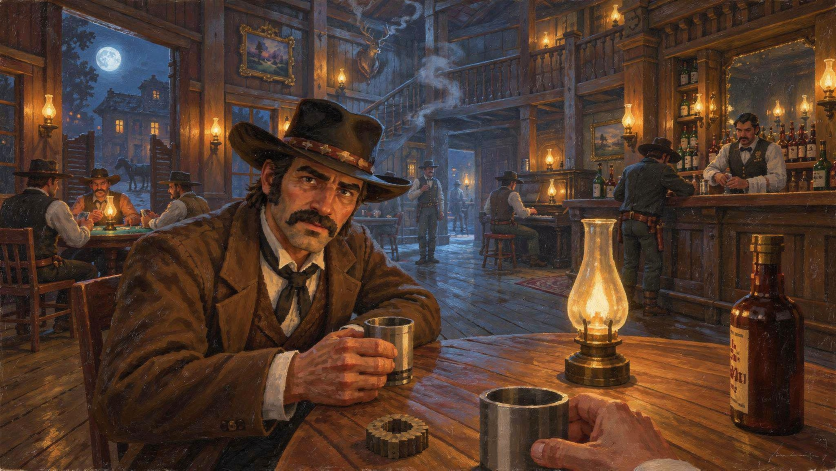
#> input picture docs/concept/saloon-painted.png, 1672 x 941 px (shown at 1/2 size)
$ python draw_table.py
#> lines starting #> are read from the running program, lines starting #| are printed output that depends on the picture; after the words box and inside, x2 and y2 are one past the last pixel; in counts of white or black regions, pixels touching at a corner belong together; pictures that were not available may be replaced by others from this repository, and a replacement may not be noted
### tools/textures/draw_road.py
"""The street's dirt drawn square by square, the way the street painting draws its road.

The painting's road (docs/concept/street-golden-hour.png, the foreground) is pale dust in big
squares that differ gently from one to the next, with two wheel tracks running down the middle of
the street (each groove a darker line with a lighter ridge beside it), and dark stones scattered
on it, each a square or two with a lit top. This draws the bold look's road tiles from those rules,
in the painting's colours with the light taken out (as draw_boards.py does):

    assets/textures/drawn/road_wide.png  the 8 m tile laid along the street (ground.gdshader), its
                                         middle row on the road's centre line, x along the street
    assets/textures/drawn/road.png       the 2 m tile shown through it in broad patches: dust and
                                         stones, no tracks

Both at TEXELS a metre, seamless: 32 since roadmap 1.4 (2026-10-15, "surfaces to the man": the
road's squares at the portrait man's face's and coat's, 36-48 a metre; it was 16, the bold look's,
four times his square at the same distance). Every size below is in 16ths of a metre and scaled
by S, so the tracks, clumps and stones are where and how big they were.

    python3 tools/textures/draw_road.py [--sheet]
"""
import argparse
from pathlib import Path

import numpy as np
from PIL import Image

from draw_boards import smooth_noise

ROOT = Path(__file__).resolve().parents[2]
PAINTING = ROOT / "docs/concept/street-golden-hour.png"
OUT = ROOT / "assets/textures/drawn"
SHEET = ROOT / "docs/screenshots/textures/drawn_road.png"

# The albedo the road's colours are laid round, how much of the painting's spread is kept and how
# much greyer than its lit colours (draw_boards.palette). The spread is pushed past the painting's:
# the game's low sun and haze take some back (at 1.0 the rendered road's squares were half as
# contrasted as the painting's).
# 1.4: greyer and calmer than before (albedo 0.68, 0.53, 0.39, contrast 1.0, grey 0.1): the rendered road was C* 53 to the
# painting's 37 and its square-to-square step 7.3 L* near the feet to the painting's 6.2 and the
# man's coat's 2 (tools/surface_squares.py).
SPEC = {"albedo": [0.64, 0.53, 0.43], "contrast": 0.8, "grey": 0.45}
# Where the painting's road squares are read (x0, y0, x1, y1 in the 1672-wide picture, the square's
# size there): the near road either side of the gun, and the road a few metres on.
SQUARES = [(420, 780, 800, 940, 14), (880, 780, 1180, 940, 14), (560, 650, 1000, 780, 9)]
# The palette's size: the painting's near road is about ten tones, 5 L* or so apart in its light
# half, wider in its darks (scuffs, stones, the ruts' bottoms).
PAL_STEPS = range(10)
# The dark share: the palette's tones below this share of the painting's squares are scattered as
# dark squares; the rest is the dust. JITTER: the dust's square-to-square spread against its clumps'.
DARK = 0.16
JITTER = 0.2
# The share of a groove's squares filled with dust.
GAPS = 0.15
TEXELS = 32  # a metre
S = TEXELS // 16
# The wheel tracks, in texels from the road's centre line (+ toward the saloon's side, z up): (where,
# how worn). The most used pair runs 2.2 m toward the saloon's side, under the street shot's feet
# (StreetMatch.FEET is 2.4 m off the centre line), so its grooves run out of the bottom of the frame
# toward the far end as the painting's do; a second pair on the centre line, a faint third beyond.
# A wagon's wheels are 1.5 m apart (24 texels).
GROOVES = [(23, 1.0), (47, 1.0), (-12, 0.7), (12, 0.7), (-50, 0.4), (-26, 0.4)]  # in 16ths, x S


# [21 lines left out: functions painting_squares, shares, not called in this run]


def field(w: int, h: int, cells: tuple, rng: np.random.Generator) -> np.ndarray:
    """Seamless value noise, the sum of octaves (cell size in texels, amplitude), about -0.5..0.5."""
    ys, xs = np.mgrid[0:h, 0:w]
    out = np.zeros((h, w))
    for cell, amp in cells:
        gh, gw = max(1, h // cell), max(1, w // cell)
        g = rng.random((gh, gw))
        gy, gx = ys / cell, xs / cell
        y0, x0 = np.floor(gy).astype(int), np.floor(gx).astype(int)
        ty, tx = gy - y0, gx - x0
        ty, tx = ty * ty * (3 - 2 * ty), tx * tx * (3 - 2 * tx)
        a = g[y0 % gh, x0 % gw]
        b = g[y0 % gh, (x0 + 1) % gw]
        c = g[(y0 + 1) % gh, x0 % gw]
        d = g[(y0 + 1) % gh, (x0 + 1) % gw]
        out += ((a * (1 - tx) + b * tx) * (1 - ty) + (c * (1 - tx) + d * tx) * ty - 0.5) * amp
    return out


# [145 lines left out: functions dust, match, stones, grooves, road_palette, main, not called in this run]


# [2 lines that do not run on import are left out]

### tools/textures/draw_table.py
"""The card table's top drawn square by square: `--style=painted` (the default since light pass round
5) as the painted saloon draws it, `--style=blocks` as the bold one did.

The painted saloon (docs/concept/saloon-painted.png, the judge's and the critic's target since round
1 of the light pass) paints its table smooth: amber planks about 12 cm wide, long flowing grain in
soft streaks, a fine dark line between the planks and a glossy pool of lamplight. The blocks style
drew every square its own step off its band, which up close at a low angle read as static (the
critic, round 4: "coarse, noisy red-orange squares"); the painted one keeps each plank's grain as
long streaks, a tone a run of squares, with the planks a touch apart in tone.

The blocks style:

Up close the painting's table (docs/concept/saloon-blocks.png, the foreground) is fine squares,
about 5 render pixels at 1280 wide where 32 a metre gave 20: rows of squares stretched two or
three long along the grain, the grain in bold bands that swing from amber to dark brown and bend
round the figure of the wood, and a dark line between the planks. This draws that tile (one metre
square, planks along x) in the painting's colours, laid round the factory tile's brightness so the
room's light on it is unchanged (the shot's tint still darkens it under its lamp):

    assets/textures/drawn/shot_table.png   TEXELS a metre (PixelArt.DRAWN_DENSITY), seamless

    python3 tools/textures/draw_table.py [--style=painted|blocks] [--sheet]
"""
import argparse
from pathlib import Path

import numpy as np
from PIL import Image

from draw_road import field

ROOT = Path(__file__).resolve().parents[2]
PAINTING = ROOT / "docs/concept/saloon-blocks.png"
FACTORY = ROOT / "assets/textures/shot_table.png"
OUT = ROOT / "assets/textures/drawn"
SHEET = ROOT / "docs/screenshots/textures/drawn_table.png"

TEXELS = 128  # a metre: the painting's table squares
# Where its colours come from (the 1672-wide picture): the table top above the near cup.
BOX = (770, 700, 1100, 840)
K = 10  # tones
PLANK = 14  # texels across a plank (0.11 m)
# How far the grain swings (texels) and how long its bends are, the bands' spacing across the plank.
SWING, BEND, BAND = 1.6, 96.0, 3.4
JITTER = 0.95  # each square's own step off its band, in tones
SPREAD = 1.25
HUE_SHARE = 0.5  # how much of each tone's own hue against the mean's it keeps
GREY = 0.3  # how far its mean colour is greyed from the painting's lit hue  # the tones' spread round their mean against the painting's (the lamp takes some back)


def palette(img: np.ndarray) -> tuple[np.ndarray, np.ndarray]:
    """The table's tones: k-means of its wood pixels (orange-brown, not the cups' grey or the
    lamp's yellow), sorted dark to light, laid round the factory tile's mean. Returns the albedo
    palette and how often the painting uses each tone."""
    x0, y0, x1, y1 = BOX
    px = img[y0:y1, x0:x1].reshape(-1, 3).astype(np.float64)
    r, g, b = px.T
    px = px[(r > g * 1.3) & (b < g * 0.75) & (r > 25)]
    rng = np.random.default_rng(5)
    c = px[rng.choice(len(px), K, replace=False)].copy()
    for _ in range(40):
        lab = ((px[:, None] - c[None]) ** 2).sum(-1).argmin(1)
        for i in range(K):
            if (lab == i).any():
                c[i] = px[lab == i].mean(0)
    counts = np.bincount(lab, minlength=K).astype(float)
    o = np.argsort(c @ [0.3, 0.59, 0.11])
    c, counts = c[o], counts[o]
    mean = (c * counts[:, None]).sum(0) / counts.sum()
    # The factory tile's brightness, the painting's hue greyed part way (the room's lamps add the
    # rest of its warmth; the factory's own hue drew the table red).
    w = np.array([0.3, 0.59, 0.11])
    factory = np.asarray(Image.open(FACTORY).convert("RGB")).reshape(-1, 3).mean(0) / 255.0
    hue = mean / 255.0 * (factory @ w) / (mean / 255.0 @ w)
    target = hue + (np.full(3, factory @ w) - hue) * GREY
    # Each tone's brightness against the mean, spread by SPREAD; its hue against the mean's,
    # halved (a cluster's own hue pushed further turned grey-violet).
    lum = (c @ w) / (mean @ w)
    hue_r = (c / (c @ w)[:, None]) / (mean / (mean @ w))
    tone = 1.0 + (lum - 1.0) * SPREAD
    return np.clip(target[None] * tone[:, None] * (1.0 + (hue_r - 1.0) * HUE_SHARE), 0.0, 1.0), counts / counts.sum()


def draw(n: int, share: np.ndarray, rng: np.random.Generator) -> np.ndarray:
    size = TEXELS
    ys, xs = np.mgrid[0:size, 0:size].astype(float)
    figure = field(size, size, ((32, 1.0), (16, 0.5)), rng)
    idx = np.zeros((size, size))
    for p0 in range(0, size, PLANK):
        rows = slice(p0, min(p0 + PLANK, size))
        y, x = ys[rows], xs[rows]
        ph = rng.random(3) * 2 * np.pi
        # The grain: bands across the plank whose line swings along it (sines with whole periods
        # over the tile, so it stays seamless), bent further by the wood's figure.
        bend = SWING * (np.sin(2 * np.pi * x / size * round(size / BEND) + ph[0])
                        + 0.5 * np.sin(2 * np.pi * x / size * round(size / BEND * 2.3) + ph[1]))
        v = np.sin((y - p0 + bend + figure[rows] * 3.0) / BAND * np.pi + ph[2])
        v = v + 0.35 * figure[rows] + rng.normal(0, 0.18)
        idx[rows] = v
    # Ranked into the painting's shares, then each square jittered along its row in runs of 2-3
    # (the painting's squares are stretched along the grain, about twice as long as tall).
    cuts = np.quantile(idx, np.cumsum(share)[:-1])
    idx = np.searchsorted(cuts, idx).astype(float)
    for y in range(size):
        x = int(rng.integers(0, 3))
        while x < size + 3:
            run = int(rng.choice([1, 2, 2, 2, 3]))
            j = rng.normal(0, JITTER)
            for k in range(run):
                idx[y, (x + k) % size] += j
            x += run
    # The dark line between planks, and a lighter worn edge beside it now and then.
    for p0 in range(0, size, PLANK):
        idx[p0] = rng.choice([0, 0, 1], size)
        idx[(p0 + 1) % size] += (rng.random(size) < 0.3) * 1.0
    # A knot or two: a dark eye with rings.
    for _ in range(1):
        cy, cx = rng.integers(0, size, 2)
        d = np.hypot((ys - cy) * 1.8, (xs - cx) * 0.6)
        idx = np.where(d < 1.2, 1.0, np.where(d < 4.0, idx - np.cos(d * 1.6) * 1.0, idx))
    return np.clip(np.round(idx), 0, n - 1).astype(int)


# The painted style: where its colours come from (the 1672-wide painted saloon: the table right of
# the lamp, short of the bottle), the planks' width, the grain's bands across a plank, how far each
# plank's tone is off the others', and how much a square may step off its streak.
PAINTED = ROOT / "docs/concept/saloon-painted.png"
PAINTED_BOX = (1150, 720, 1440, 860)
PAINTED_PLANK = 16  # 0.125 m
PAINTED_BAND = 5.5
PAINTED_PLANK_TONE = 0.35
PAINTED_JITTER = 0.22


def draw_painted(n: int, share: np.ndarray, rng: np.random.Generator) -> np.ndarray:
    size = TEXELS
    ys, xs = np.mgrid[0:size, 0:size].astype(float)
    figure = field(size, size, ((64, 1.0), (32, 0.5)), rng)
    along = field(size, size, ((64, 1.0),), rng)
    idx = np.zeros((size, size))
    for p0 in range(0, size, PAINTED_PLANK):
        rows = slice(p0, min(p0 + PAINTED_PLANK, size))
        y, x = ys[rows], xs[rows]
        ph = rng.random(3) * 2 * np.pi
        # Long streaks: bands across the plank, their line swinging slowly along it (whole periods
        # over the tile: seamless), bent by the wood's broad figure; each plank its own tone.
        bend = SWING * 0.8 * (np.sin(2 * np.pi * x / size * 1 + ph[0])
                              + 0.4 * np.sin(2 * np.pi * x / size * 2 + ph[1]))
        v = 0.7 * np.sin((y - p0 + bend + figure[rows] * 3.0) / PAINTED_BAND * np.pi + ph[2])
        idx[rows] = v + 0.6 * along[rows] + rng.normal(0, PAINTED_PLANK_TONE)
    cuts = np.quantile(idx, np.cumsum(share)[:-1])
    idx = np.searchsorted(cuts, idx).astype(float)
    # A square now and then a step off its streak, in runs along the grain (4-8 long).
    for y in range(size):
        x = int(rng.integers(0, 8))
        while x < size + 8:
            run = int(rng.integers(4, 9))
            j = rng.normal(0, PAINTED_JITTER)
            for k in range(run):
                idx[y, (x + k) % size] += j
            x += run
    # The fine dark line between planks.
    for p0 in range(0, size, PAINTED_PLANK):
        idx[p0] = np.minimum(idx[p0], rng.choice([0, 0, 1], size))
    return np.clip(np.round(idx), 0, n - 1).astype(int)


def main() -> None:
    global BOX, SPREAD, HUE_SHARE
    ap = argparse.ArgumentParser()
    ap.add_argument("--style", choices=["painted", "blocks"], default="painted")
    ap.add_argument("--sheet", action="store_true")
    args = ap.parse_args()
    if args.style == "painted":
        # Every tone the mean's hue (the painting's own tones, laid round a greyed mean, turned mauve);
        # the tones closer than the painting's (at its spread the grain read as noise up close).
        BOX, SPREAD, HUE_SHARE = PAINTED_BOX, 0.7, 0.0
        pal, share = palette(np.asarray(Image.open(PAINTED).convert("RGB")))
#> in palette, `x0, y0, x1, y1 = BOX`: x0 = 1150; y0 = 720; x1 = 1440; y1 = 860
#> in palette, `c = px[rng.choice(len(px), K, replace=False)].copy()`: c = [[148, 88, 64], [142, 68, 39], [125, 71, 53], [171, 93, 45], [232, 154, 91], [129, 60, 27], [198, 112, 45], [162, 88, 40], [145, 89, 44], [168, 102, 42]]
#> after the loop in palette, `for _ in range(40):`: c = [[145.5, 87.51, 58.98], [112.9, 60.01, 28.77], [85.86, 46.99, 22.08], [167.6, 93.95, 41.37], [227.4, 153.4, 83.53], [56.94, 32.07, 14.04], [204.5, 126.7, 58.91], [149.4, 81.29, 35.29], [131.2, 70.91, 34.17], [185.1, 108, 48.75]]
#> in palette, `counts = np.bincount(lab, minlength=K).astype(float)`: counts = [3357, 5148, 3599, 4561, 840, 3196, 2248, 5425, 7654, 3703]
#> in palette, `o = np.argsort(c @ [0.3, 0.59, 0.11])`: o = [5, 2, 1, 8, 7, 0, 3, 9, 6, 4]
#> in palette, `c, counts = c[o], counts[o]`: c = [[56.94, 32.07, 14.04], [85.86, 46.99, 22.08], [112.9, 60.01, 28.77], [131.2, 70.91, 34.17], [149.4, 81.29, 35.29], [145.5, 87.51, 58.98], [167.6, 93.95, 41.37], [185.1, 108, 48.75], [204.5, 126.7, 58.91], [227.4, 153.4, 83.53]]; counts = [3196, 3599, 5148, 7654, 5425, 3357, 4561, 3703, 2248, 840]
#> in palette, `mean = (c * counts[:, None]).sum(0) / counts.sum()`: mean = [137.8, 78.03, 37.63]
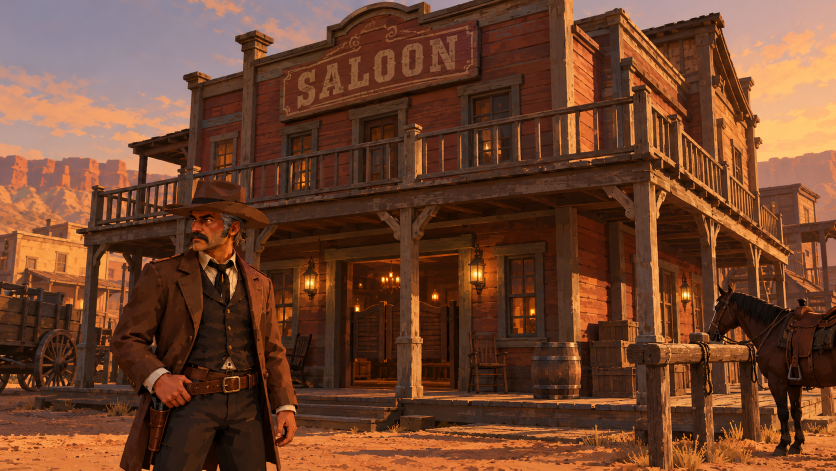
#> input picture docs/concept/approved-saloon-exterior.png, 1672 x 941 px, given in place of shot_table.png, which was not available (shown at 1/2 size)
#> in palette, `factory = np.asarray(Image.open(FACTORY).convert("RGB")).reshape(-1, 3..`: factory = [0.439, 0.267, 0.178]
#> in palette, `hue = mean / 255.0 * (factory @ w) / (mean / 255.0 @ w)`: hue = [0.465, 0.263, 0.127]
#> in palette, `target = hue + (np.full(3, factory @ w) - hue) * GREY`: target = [0.418, 0.277, 0.181]
#> in palette, `lum = (c @ w) / (mean @ w)`: lum = [0.41, 0.611, 0.792, 0.928, 1.06, 1.11, 1.2, 1.36, 1.56, 1.83]
#> in palette, `hue_r = (c / (c @ w)[:, None]) / (mean / (mean @ w))`: hue_r = [[1.01, 1, 0.909], [1.02, 0.986, 0.96], [1.04, 0.972, 0.966], [1.03, 0.979, 0.978], [1.03, 0.987, 0.888], [0.949, 1.01, 1.41], [1.01, 0.999, 0.913], [0.986, 1.02, 0.951], [0.953, 1.04, 1], [0.899, 1.07, 1.21]]
#> in palette, `tone = 1.0 + (lum - 1.0) * SPREAD`: tone = [0.587, 0.728, 0.854, 0.95, 1.04, 1.08, 1.14, 1.25, 1.39, 1.58]
#> pal = [[0.245, 0.163, 0.107], [0.304, 0.201, 0.132], [0.357, 0.236, 0.155], [0.397, 0.263, 0.172], [0.434, 0.288, 0.189], [0.451, 0.299, 0.196], [0.478, 0.317, 0.207], [0.524, 0.347, 0.227], [0.581, 0.385, 0.252], [0.662, 0.439, 0.288]]; share = [0.0804, 0.0906, 0.13, 0.193, 0.137, 0.0845, 0.115, 0.0932, 0.0566, 0.0211]
        rng = np.random.default_rng(4410)
        data = (pal[draw_painted(len(pal), share, rng)] * 255.0 + 0.5).astype(np.uint8)
#> in draw_painted, `cuts = np.quantile(idx, np.cumsum(share)[:-1])`: cuts = [-0.762, -0.612, -0.394, -0.0511, 0.214, 0.375, 0.564, 0.777, 0.973]
#> in draw_painted, `cuts = np.quantile(idx, np.cumsum(share)[:-1])`:
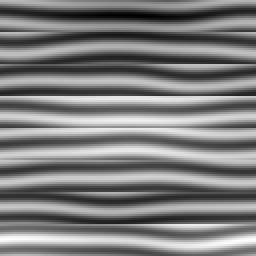
#> idx: shape (128, 128) float64 (shown 2 times larger); min -1.2, max 1.19, mean -0.0177; drawn with min black and max white
#> in draw_painted, `idx = np.searchsorted(cuts, idx).astype(float)`:
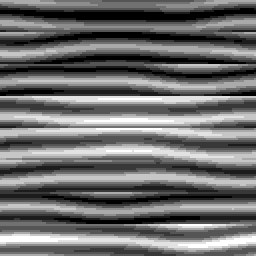
#> idx: shape (128, 128) float64 (shown 2 times larger); min 0, max 9, mean 3.88; drawn with min black and max white
#> after the loop in draw_painted, `for y in range(size):`:
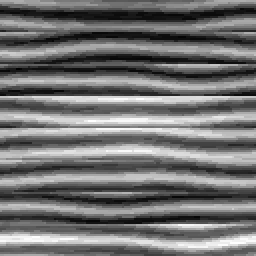
#> idx: shape (128, 128) float64 (shown 2 times larger); min -0.72, max 9.46, mean 3.87; drawn with min black and max white
#> after the loop in draw_painted, `for p0 in range(0, size, PAINTED_PLANK):`:
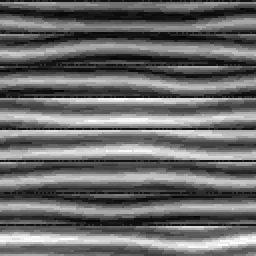
#> idx: shape (128, 128) float64 (shown 2 times larger); 6.12% of pixels changed, all inside (x1, y1, x2, y2) = (0, 0, 128, 113); drawn with min black and max white
#> in draw_painted, `return np.clip(np.round(idx), 0, n - 1).astype(int)`:
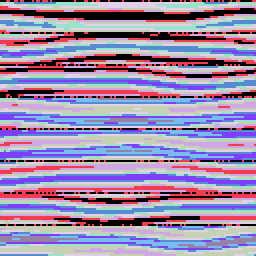
#> returned value: shape (128, 128) int64 (shown 2 times larger); 10 distinct labels, from 0 to 9; one colour per label, 0 black
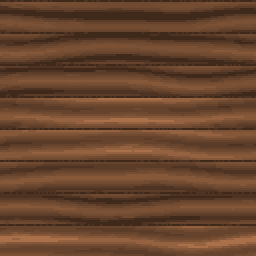
#> data: shape (128, 128, 3) (shown 2 times larger); mean of channels 0, 1, 2 103.5, 68.2, 44.9; drawn as R, G, B
    else:
        pal, share = palette(np.asarray(Image.open(PAINTING).convert("RGB")))
        rng = np.random.default_rng(4410)
        data = (pal[draw(len(pal), share, rng)] * 255.0 + 0.5).astype(np.uint8)
    OUT.mkdir(parents=True, exist_ok=True)
    Image.fromarray(data).save(OUT / "shot_table.png")
    print(f"shot_table: {TEXELS}x{TEXELS} -> assets/textures/drawn/shot_table.png")
    print("palette", " ".join("#%02x%02x%02x" % tuple(int(round(c * 255)) for c in p) for p in pal))
#| palette #3f291b #4e3322 #5b3c28 #65432c #6f4930 #734c32 #7a5135 #86583a #946240 #a97049
    if args.sheet:
        SHEET.parent.mkdir(parents=True, exist_ok=True)
        Image.fromarray(np.tile(data, (1, 2, 1))).resize((TEXELS * 8, TEXELS * 4), Image.NEAREST).save(SHEET)


if __name__ == "__main__":
    main()
